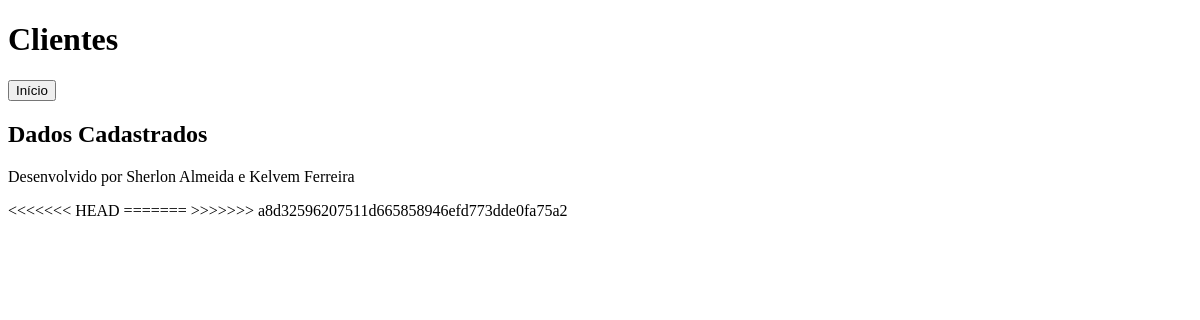
Page /anestesista/listar_anestesistas on the earlier database version.
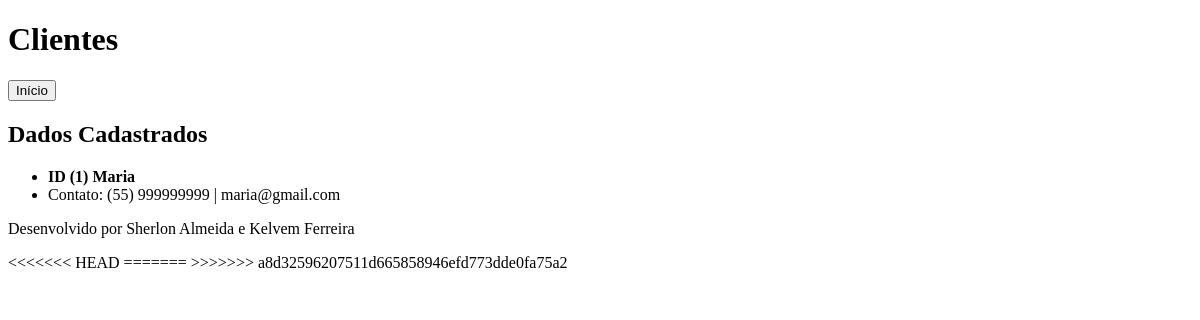
Same page on the later database version.
### core/models.py (models this page shows, shortened)
class Anestesista(models.Model):
    nome = models.CharField(max_length=100)
    telefone = models.CharField(max_length=20, blank=True, null=True)
    email = models.EmailField(max_length=50, blank=True, null=True)
    cpf = models.CharField(max_length=15, blank=True, null=True)
    crm = models.CharField(max_length=15, blank=True, null=True)
    data_cadastro = models.DateTimeField(auto_now=True) #Insere a hora atual neste campo
    class Meta: #Força que o nome da tabela seja "evento" e não "core_evento"
        db_table = 'Anestesista'

### core/views.py (the view)
# urls.py: path('anestesista/listar_anestesistas', views.listar_anestesistas),
def listar_anestesistas(request):
    anestesistas = Anestesista.objects.all()
    anestesistas = anestesistas.order_by('nome')
    data = {"dados": anestesistas}
    return render(request,'listarDados.html', data)

### templates/listarDados.html
{% extends "model-page.html" %}
{% block content %}
    <h2>Dados Cadastrados</h2>
    {% for dado in dados %}
        <ul>
            <li> <strong>ID ({{ dado.id }}) {{dado.nome}}</strong></li>
            <li> Contato: {{ dado.telefone }} | {{dado.email}}</li>
        </ul>
    {% endfor %}
{% endblock %}

### templates/model-page.html (shortened to what this page needs)
<!DOCTYPE html>
<html lang="en">
<head>
    {% include "model-header.html" %}
</head>
<body>
    <a href="/">
        <button type="submit">Início</button>
    </a>
    {% block content %} {% endblock %}
    {% include "model-footer.html" %}
</body>
</html>
</html>

### templates/model-header.html (shortened to what this page needs)
<h1>Clientes</h1>

### templates/model-footer.html
<p>Desenvolvido por Sherlon Almeida e Kelvem Ferreira</p>

Differences in the rows shown:
added Anestesista: id "1", nome "Maria", telefone "(55) 999999999", email "maria@gmail.com"
